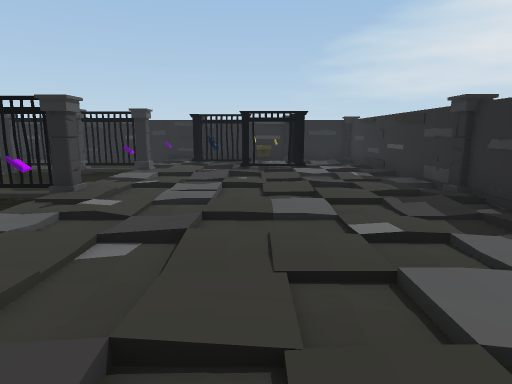
view 1 (above)

13 first-person views from a walk through a scene from a Unity 3-D project. The camera is 1.3 m above the floor, tilts 10° down and sees 75° across. Doors are open. The floor is counted in squares, 1 m on a side. Each view is taken from the middle of a square. On the plan, view 1 faces up. The plan holds only what a view shows up to about 14 squares ahead; the rest is blank. The place goes on beyond the plan. The player is left out. Some surface patterns are stand-ins.

view 2
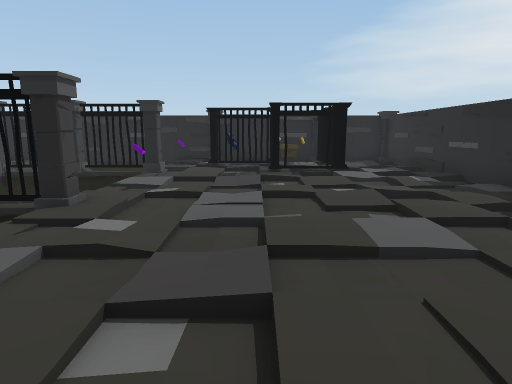

view 3
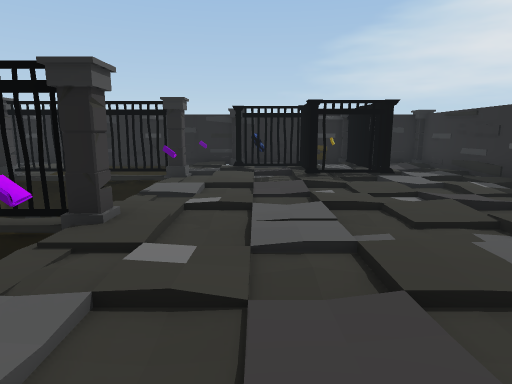

view 4
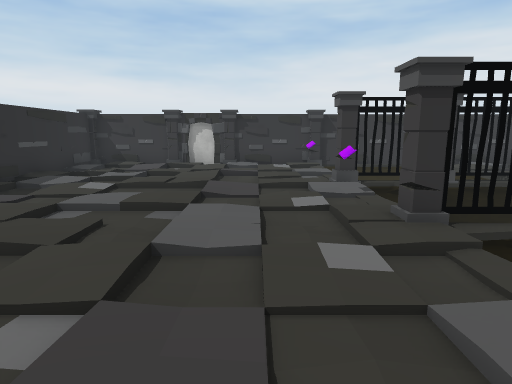

view 5
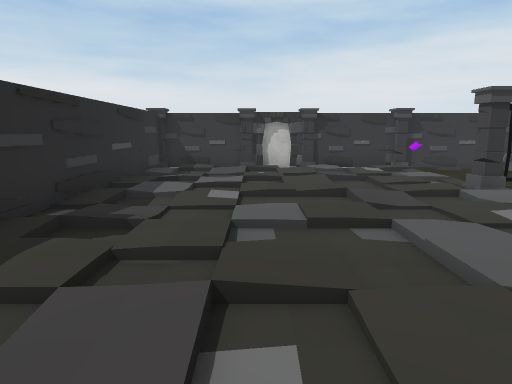

view 6
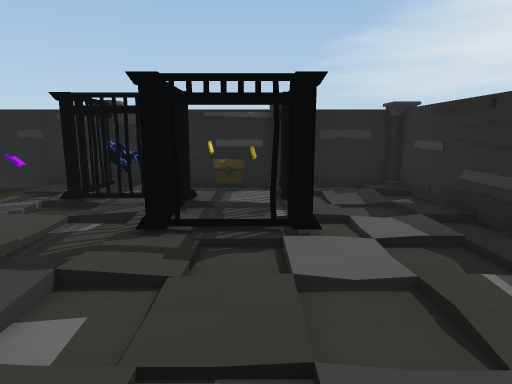

view 7
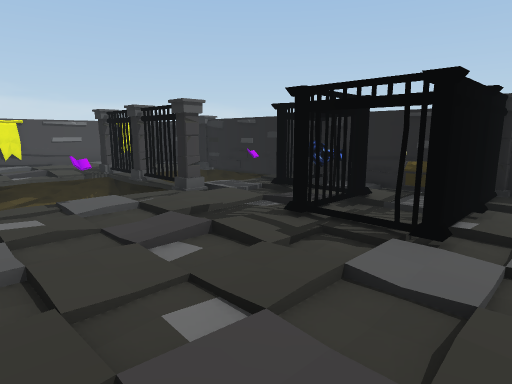

view 8
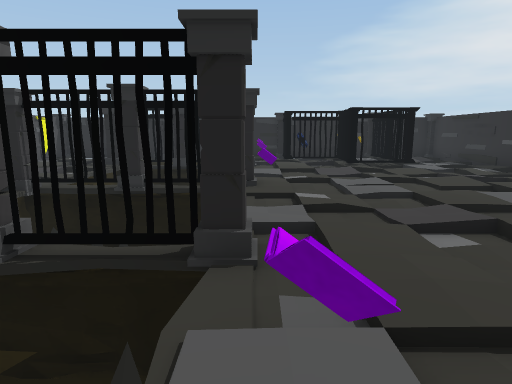

view 9
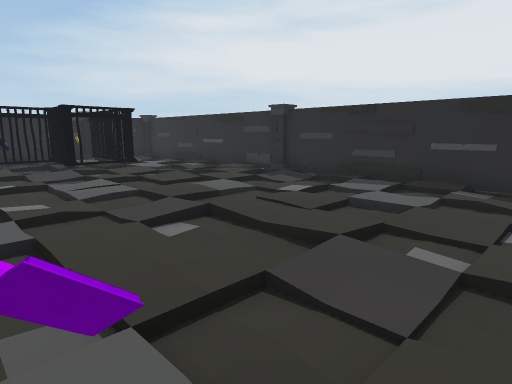

view 10
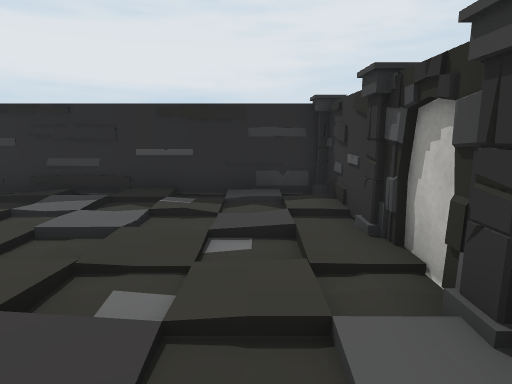

view 11
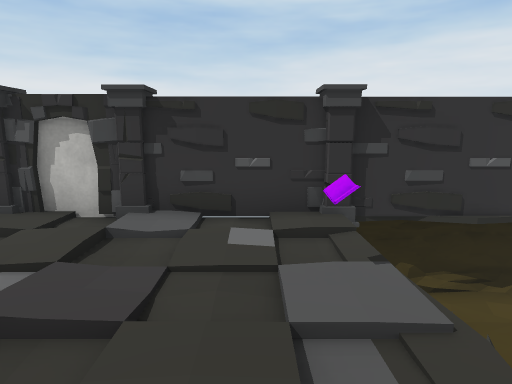

view 12
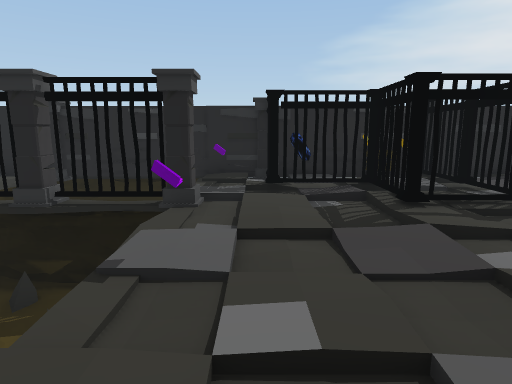

view 13
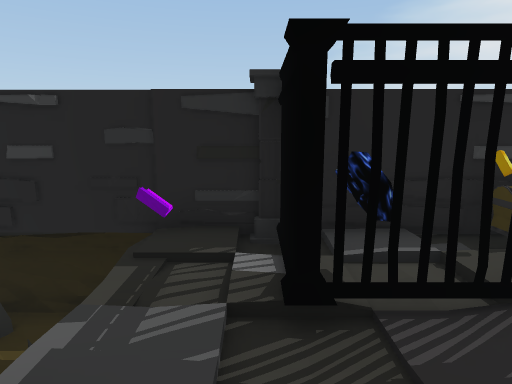

### Floor plan
Key: @ floor where view 1 was taken; # wall or solid block; x gap in a wall; . main floor; - floor 0.25 m lower than the main floor; / step, stairs or slope; D open door; = window, fence, low wall or low ledge; v drop or lower ground; C column; O other object.
Columns run from 7 left of view 1 to 5 right of it. Each row starts with its distance up from view 1.
 17 #############
 16 vvv ##.OO#-.#
 15   vOC##C.x..#
 14    .../C.C-.#
 13 C##C../DD#..#
 12 vvv.//.CDC..#
 11 vvv.../..../#
 10    O........#
  9    ..//.....#
  8 C==C.....-..#
  7 vvvC/.....-.C
  6 v v.........#
  5    O/./-..-.#
  4 vvv././//...#
  3 C##C//......#
  2   v.///..../#
  1   vO.....-..#
  0 vv -.//@....#
 -1 vv ......-..#
 -2 ###C##C#C####

Where each view was taken, in squares from view 1:
view 1: 0 up, 0 right, facing up
view 2: 2 up, 1 left, facing up
view 3: 3 up, 2 left, facing up
view 4: 12 up, 2 left, facing down
view 5: 11 up, 1 right, facing down
view 6: 8 up, 1 right, facing up
view 7: 8 up, 3 right, facing up-left
view 8: 0 up, 4 left, facing up
view 9: 0 up, 4 left, facing up-right
view 10: 0 up, 3 left, facing right
view 11: 4 up, 3 left, facing down
view 12: 7 up, 3 left, facing up
view 13: 12 up, 3 left, facing up
